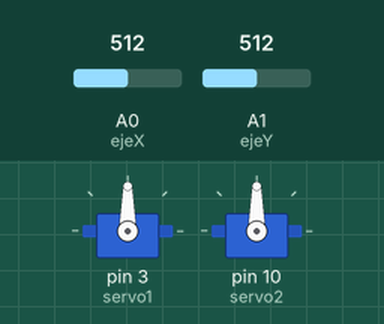
A sketch run on a simulated Arduino Uno, built with avr-gcc and run on an emulated ATmega328P. Parts: 2 × servo. Inputs (shaded band) come from the test bench; at power-on: A0 (ejeX) = 512, A1 (ejeY) = 512. What the sketch prints to the serial monitor is not drawn.

Above: at 1.2 s.
1.3 s: A0 (ejeX) set to 111
At 1.7 s:
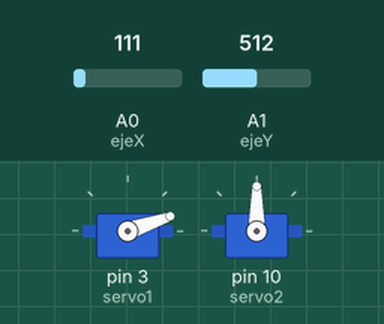
2.8 s: A0 (ejeX) set to 93
At 4.0 s:
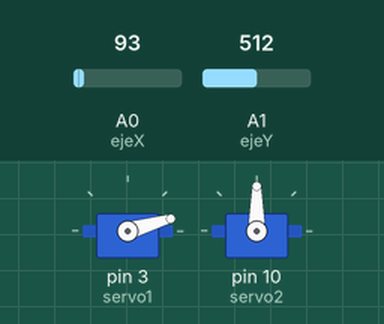
4.5 s: A1 (ejeY) set to 109
At 5.2 s:
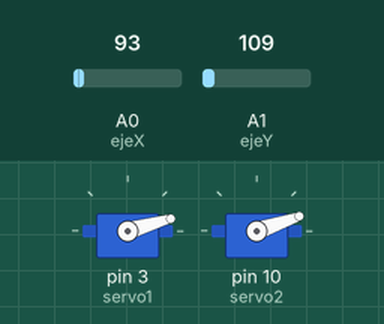
6.0 s: A1 (ejeY) set to 89
At 6.4 s:
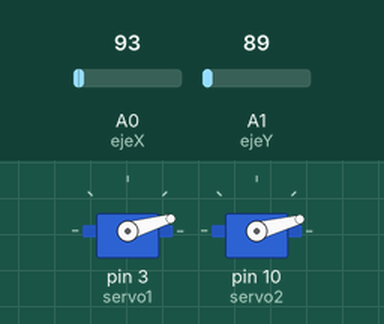
7.8 s: A0 (ejeX) set to 122
At 8.9 s:
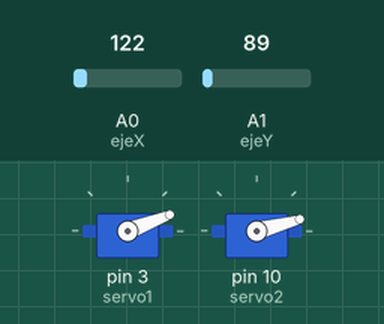
9.3 s: A1 (ejeY) set to 122
At 10.2 s:
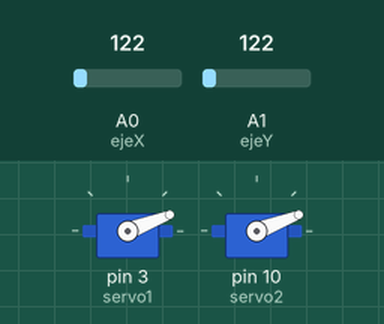
Timing chart, 0 to 11.8 s (numbered marks = the images above; inputs shaded):
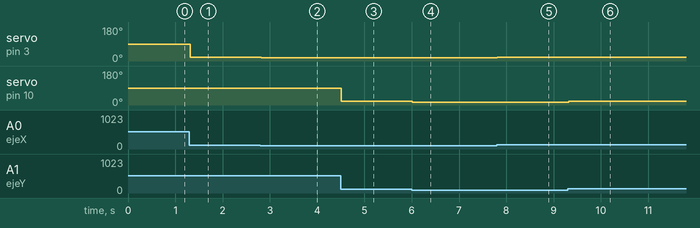

The sketch:

practica10.ino
```cpp
#include <Servo.h>

//Control de dos servomoteres con un joystick
const int servo1=3; //Primer Servo
const int servo2=10; //Segundo Servo
const int ejeX=0; //eje X del servo
const int ejeY=1; //eje Y del servo
int servoVal; //variable para leer el valor del pin analogico
Servo Miservo1; //objeto de la librería servo para controlar el servo1
Servo Miservo2; //objeto de la librería servo para controlar el servo2

void setup() {
  //Definimos en que pines tenemos conectados los servos
  Miservo1.attach(servo1);
  Miservo2.attach(servo2);
  Serial.begin(9600); //inicializamos la conexión serial
}


void loop() {
  //Mostramos las lecturas del joystick en la consola
  Serial.print("EjeX: ");
  Serial.print(analogRead(ejeX));
  Serial.print("EjeY: ");
  Serial.print(analogRead(ejeY));

  //Leemos la posicion del joystick en X
  servoVal=analogRead(ejeX);
//Convertimos el valor leido en un valor dentro del rango de movimiento del servo
  servoVal=map(servoVal,0,1023,0,180);
  Miservo1.write(servoVal); //movemos el servo a la posicion correspondiente

  //Repetimos las mismas operaciones para el eje Y
  servoVal=analogRead(ejeY);
  servoVal=map(servoVal,0,1023,0,180);
  Miservo2.write(servoVal);

  //Damos tiempo a que los servos se coloquen antes de leer de nuevo
  delay(15);
}
```

Measured:
- after the input at 1.3 s, servo on pin 3 (servo1): 90° → 19° at once
- after the input at 2.8 s, servo on pin 3 (servo1): 19° → 16° at once
- after the input at 4.5 s, servo on pin 10 (servo2): 90° → 19° at once
- after the input at 6.0 s, servo on pin 10 (servo2): 19° → 15° at once
- after the input at 7.8 s, servo on pin 3 (servo1): 16° → 21° at once
- after the input at 9.3 s, servo on pin 10 (servo2): 15° → 21° at once
